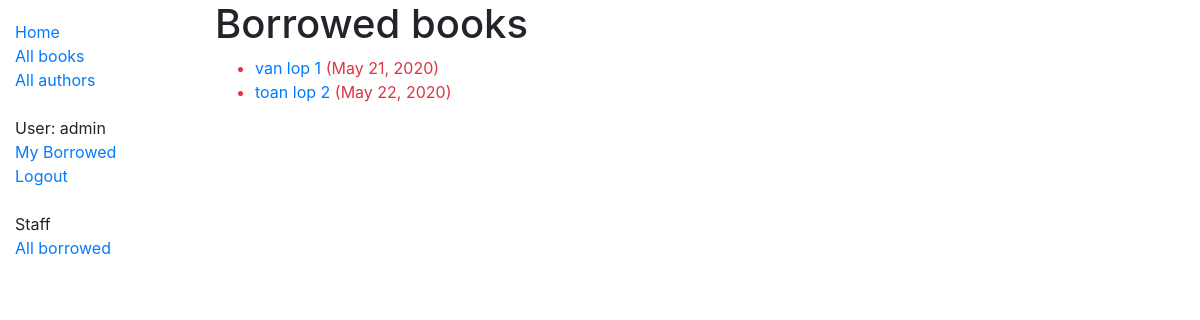
Before: /catalog/mybooks/ (signed in) with the older database file.
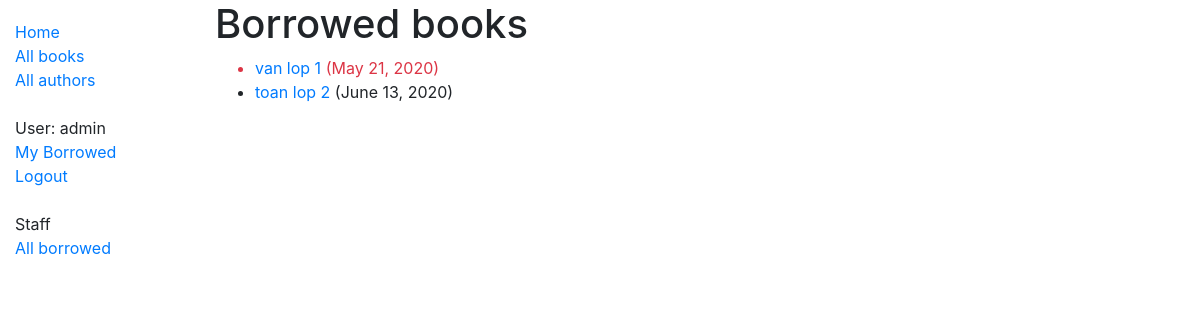
After: the same page with the newer database file.
### catalog/models.py (models this page shows, shortened)
class BookInstance(models.Model):
    id = models.UUIDField(primary_key=True, default=uuid.uuid4,
                          help_text='Unique ID for this particular book across whole library')
    book = models.ForeignKey('Book', on_delete=models.SET_NULL, null=True)
    imprint = models.CharField(max_length=200)
    due_back = models.DateField(null=True, blank=True)
    borrower = models.ForeignKey(User, on_delete=models.SET_NULL, null=True, blank=True)
    LOAN_STATUS = (
        ('m', 'Maintenance'),
        ('o', 'On loan'),
        ('a', 'Available'),
        ('r', 'Reserved'),
    )
    status = models.CharField(
        max_length=1,
        choices=LOAN_STATUS,
        blank=True,
        default='m',
        help_text='Book availability',
    )
    class Meta:
        ordering = ['due_back']
        permissions = (('can_mark_returned', 'Set book as returned'),)
    @property
    def is_overdue(self):
        if self.due_back and date.today() > self.due_back:
            return True
        return False

class Book(models.Model):
    title = models.CharField(max_length=200)
    author = models.ForeignKey('Author', on_delete=models.SET_NULL, null=True)
    summary = models.TextField(max_length=1000, help_text="Enter a brief description about the book")
    isbn = models.CharField("ISBN", max_length=13, help_text='13 Character <a href="https://www.isbn-'
                                                             'international.org/content/what-isbn">ISBN number</a>')
    genre = models.ManyToManyField(Gerne, help_text="Select a gerne for this book")
    def display_genre(self):
        return ', '.join(genre.name for genre in self.genre.all())
    display_genre.short_description = "Genre"

### catalog/views.py (the view)
# urls.py: path('mybooks/', views.LoanedBooksByUserListView.as_view(), name='my-borrowed'),
class LoanedBooksByUserListView(LoginRequiredMixin, generic.ListView):
    model = BookInstance
    template_name = 'catalog/bookinstance_list_borrowed_user.html'
    paginate_by = 10
    def get_queryset(self):
        return BookInstance.objects.filter(borrower=self.request.user).filter(status__exact='o').order_by('due_back')

### catalog/templates/catalog/bookinstance_list_borrowed_user.html
{% extends "base_generic.html" %}
{% block content %}
    <h1>Borrowed books</h1>
    {% if bookinstance_list %}
    <ul>
      {% for bookinst in bookinstance_list %}
      <li class="{% if bookinst.is_overdue %}text-danger{% endif %}">
        <a href="{% url 'book-detail' bookinst.book.pk %}">{{bookinst.book.title}}</a> ({{ bookinst.due_back }})
      </li>
      {% endfor %}
    </ul>
    {% else %}
      <p>There are no books borrowed.</p>
    {% endif %}
{% endblock %}

Changed rows visible on the page:
changed BookInstance "toan lop 2": due_back "May 22, 2020" → "June 13, 2020"
